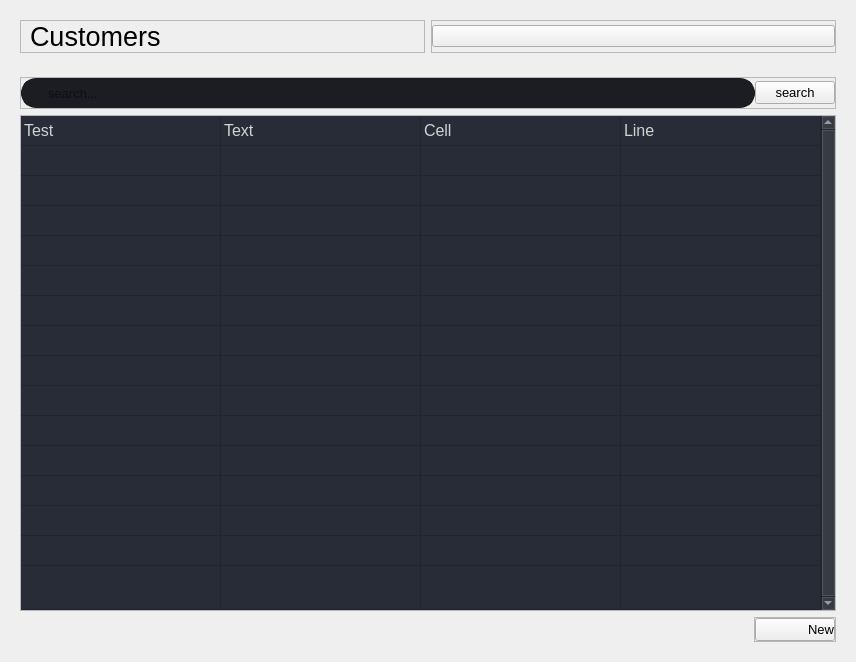
         <widget class="QWidget" name="customerPage">
          <layout class="QVBoxLayout" name="verticalLayout_19">
           <item>
            <widget class="QWidget" name="headerContainer_3" native="true">
             <layout class="QHBoxLayout" name="horizontalLayout_18">
              <item>
               <widget class="QFrame" name="customerFrame_1">
                <property name="frameShape">
                 <enum>QFrame::StyledPanel</enum>
                </property>
                <property name="frameShadow">
                 <enum>QFrame::Raised</enum>
                </property>
                <layout class="QHBoxLayout" name="horizontalLayout_19">
                 <property name="spacing">
                  <number>0</number>
                 </property>
                 <property name="leftMargin">
                  <number>9</number>
                 </property>
                 <property name="topMargin">
                  <number>0</number>
                 </property>
                 <property name="rightMargin">
                  <number>0</number>
                 </property>
                 <property name="bottomMargin">
                  <number>0</number>
                 </property>
                 <item>
                  <widget class="QLabel" name="customerLabel">
                   <property name="font">
                    <font>
                     <pointsize>20</pointsize>
                     <weight>50</weight>
                     <bold>false</bold>
                     <strikeout>false</strikeout>
                     <kerning>true</kerning>
                    </font>
                   </property>
                   <property name="text">
                    <string>Customers</string>
                   </property>
                  </widget>
                 </item>
                </layout>
               </widget>
              </item>
              <item>
               <widget class="QFrame" name="customerFrame_2">
                <property name="frameShape">
                 <enum>QFrame::StyledPanel</enum>
                </property>
                <property name="frameShadow">
                 <enum>QFrame::Raised</enum>
                </property>
                <layout class="QHBoxLayout" name="horizontalLayout_20">
                 <property name="spacing">
                  <number>0</number>
                 </property>
                 <property name="leftMargin">
                  <number>0</number>
                 </property>
                 <property name="topMargin">
                  <number>0</number>
                 </property>
                 <property name="rightMargin">
                  <number>0</number>
                 </property>
                 <property name="bottomMargin">
                  <number>0</number>
                 </property>
                 <item>
                  <widget class="QPushButton" name="othersBtn_3">
                   <property name="styleSheet">
                    <string notr="true">text-align: right</string>
                   </property>
                   <property name="text">
                    <string/>
                   </property>
                   <property name="icon">
                    <iconset resource="resource.qrc">
                     <normaloff>:/icons/icons/more-horizontal.svg</normaloff>:/icons/icons/more-horizontal.svg</iconset>
                   </property>
                   <property name="iconSize">
                    <size>
                     <width>60</width>
                     <height>60</height>
                    </size>
                   </property>
                  </widget>
                 </item>
                </layout>
               </widget>
              </item>
             </layout>
            </widget>
           </item>
           <item>
            <widget class="QWidget" name="mainBodyContent_3" native="true">
             <layout class="QVBoxLayout" name="verticalLayout_13">
              <item>
               <widget class="QWidget" name="customerWidget_2" native="true">
                <layout class="QHBoxLayout" name="horizontalLayout_15">
                 <property name="spacing">
                  <number>0</number>
                 </property>
                 <property name="leftMargin">
                  <number>0</number>
                 </property>
                 <property name="topMargin">
                  <number>0</number>
                 </property>
                 <property name="rightMargin">
                  <number>0</number>
                 </property>
                 <property name="bottomMargin">
                  <number>0</number>
                 </property>
                 <item>
                  <widget class="QFrame" name="searchBar_3">
                   <property name="frameShape">
                    <enum>QFrame::StyledPanel</enum>
                   </property>
                   <property name="frameShadow">
                    <enum>QFrame::Raised</enum>
                   </property>
                   <layout class="QHBoxLayout" name="horizontalLayout_16">
                    <property name="spacing">
                     <number>0</number>
                    </property>
                    <property name="leftMargin">
                     <number>0</number>
                    </property>
                    <property name="topMargin">
                     <number>0</number>
                    </property>
                    <property name="rightMargin">
                     <number>0</number>
                    </property>
                    <property name="bottomMargin">
                     <number>0</number>
                    </property>
                    <item>
                     <widget class="QLineEdit" name="lineEdit_3">
                      <property name="minimumSize">
                       <size>
                        <width>0</width>
                        <height>30</height>
                       </size>
                      </property>
                      <property name="font">
                       <font>
                        <pointsize>10</pointsize>
                       </font>
                      </property>
                      <property name="styleSheet">
                       <string notr="true">QLineEdit {
	background-color: rgb(27, 29, 35);
	border-radius: 15px;
	border: 5px solid rgb(27, 29, 35);
	padding: 18px;
	padding-left: 20px;
}
QLineEdit:hover {
	border: 5px solid rgb(64, 71, 88);
}
QLineEdit:focus {
	border: 5px solid rgb(91, 101, 124);
}</string>
                      </property>
                      <property name="placeholderText">
                       <string>search...</string>
                      </property>
                     </widget>
                    </item>
                    <item>
                     <widget class="QPushButton" name="searchBtn_3">
                      <property name="font">
                       <font>
                        <pointsize>10</pointsize>
                       </font>
                      </property>
                      <property name="styleSheet">
                       <string notr="true">#searchBtn {
	border: 2px solid rgb(52, 59, 72);
	border-radius: 5px;	
	background-color: rgb(52, 59, 72);
	padding: 5px;
	margin: 0px 2px
}
#searchBtn:hover {
	background-color: rgb(57, 65, 80);
	border: 2px solid rgb(61, 70, 86);
}
#searchBtn:pressed {	
	background-color: rgb(35, 40, 49);
	border: 2px solid rgb(43, 50, 61);
}</string>
                      </property>
                      <property name="text">
                       <string>search</string>
                      </property>
                      <property name="icon">
                       <iconset resource="resource.qrc">
                        <normaloff>:/icons/icons/search.svg</normaloff>:/icons/icons/search.svg</iconset>
                      </property>
                     </widget>
                    </item>
                   </layout>
                  </widget>
                 </item>
                </layout>
               </widget>
              </item>
              <item>
               <widget class="QWidget" name="customerWidget_3" native="true">
                <property name="sizePolicy">
                 <sizepolicy hsizetype="Preferred" vsizetype="Expanding">
                  <horstretch>0</horstretch>
                  <verstretch>0</verstretch>
                 </sizepolicy>
                </property>
                <layout class="QVBoxLayout" name="verticalLayout_14">
                 <property name="spacing">
                  <number>0</number>
                 </property>
                 <property name="leftMargin">
                  <number>0</number>
                 </property>
                 <property name="topMargin">
                  <number>0</number>
                 </property>
                 <property name="rightMargin">
                  <number>0</number>
                 </property>
                 <property name="bottomMargin">
                  <number>0</number>
                 </property>
                 <item>
                  <widget class="QFrame" name="dataTable_3">
                   <property name="minimumSize">
                    <size>
                     <width>0</width>
                     <height>150</height>
                    </size>
                   </property>
                   <property name="frameShape">
                    <enum>QFrame::StyledPanel</enum>
                   </property>
                   <property name="frameShadow">
                    <enum>QFrame::Raised</enum>
                   </property>
                   <layout class="QHBoxLayout" name="horizontalLayout_17">
                    <property name="spacing">
                     <number>0</number>
                    </property>
                    <property name="leftMargin">
                     <number>0</number>
                    </property>
                    <property name="topMargin">
                     <number>0</number>
                    </property>
                    <property name="rightMargin">
                     <number>0</number>
                    </property>
                    <property name="bottomMargin">
                     <number>0</number>
                    </property>
                    <item>
                     <widget class="QTableWidget" name="tableWidget_3">
                      <property name="sizePolicy">
                       <sizepolicy hsizetype="Expanding" vsizetype="Expanding">
                        <horstretch>0</horstretch>
                        <verstretch>0</verstretch>
                       </sizepolicy>
                      </property>
                      <property name="palette">
                       <palette>
                        <active>
                         <colorrole role="WindowText">
                          <brush brushstyle="SolidPattern">
                           <color alpha="255">
                            <red>210</red>
                            <green>210</green>
                            <blue>210</blue>
                           </color>
                          </brush>
                         </colorrole>
                         <colorrole role="Button">
                          <brush brushstyle="SolidPattern">
                           <color alpha="255">
                            <red>39</red>
                            <green>44</green>
                            <blue>54</blue>
                           </color>
                          </brush>
                         </colorrole>
                         <colorrole role="Text">
                          <brush brushstyle="SolidPattern">
                           <color alpha="255">
                            <red>210</red>
                            <green>210</green>
                            <blue>210</blue>
                           </color>
                          </brush>
                         </colorrole>
                         <colorrole role="ButtonText">
                          <brush brushstyle="SolidPattern">
                           <color alpha="255">
                            <red>210</red>
                            <green>210</green>
                            <blue>210</blue>
                           </color>
                          </brush>
                         </colorrole>
                         <colorrole role="Base">
                          <brush brushstyle="SolidPattern">
                           <color alpha="255">
                            <red>39</red>
                            <green>44</green>
                            <blue>54</blue>
                           </color>
                          </brush>
                         </colorrole>
                         <colorrole role="Window">
                          <brush brushstyle="SolidPattern">
                           <color alpha="255">
                            <red>39</red>
                            <green>44</green>
                            <blue>54</blue>
                           </color>
                          </brush>
                         </colorrole>
                        </active>
                        <inactive>
                         <colorrole role="WindowText">
                          <brush brushstyle="SolidPattern">
                           <color alpha="255">
                            <red>210</red>
                            <green>210</green>
                            <blue>210</blue>
                           </color>
                          </brush>
                         </colorrole>
                         <colorrole role="Button">
                          <brush brushstyle="SolidPattern">
                           <color alpha="255">
                            <red>39</red>
                            <green>44</green>
                            <blue>54</blue>
                           </color>
                          </brush>
                         </colorrole>
                         <colorrole role="Text">
                          <brush brushstyle="SolidPattern">
                           <color alpha="255">
                            <red>210</red>
                            <green>210</green>
                            <blue>210</blue>
                           </color>
                          </brush>
                         </colorrole>
                         <colorrole role="ButtonText">
                          <brush brushstyle="SolidPattern">
                           <color alpha="255">
                            <red>210</red>
                            <green>210</green>
                            <blue>210</blue>
                           </color>
                          </brush>
                         </colorrole>
                         <colorrole role="Base">
                          <brush brushstyle="SolidPattern">
                           <color alpha="255">
                            <red>39</red>
                            <green>44</green>
                            <blue>54</blue>
                           </color>
                          </brush>
                         </colorrole>
                         <colorrole role="Window">
                          <brush brushstyle="SolidPattern">
                           <color alpha="255">
                            <red>39</red>
                            <green>44</green>
                            <blue>54</blue>
                           </color>
                          </brush>
                         </colorrole>
                        </inactive>
                        <disabled>
                         <colorrole role="WindowText">
                          <brush brushstyle="SolidPattern">
                           <color alpha="255">
                            <red>210</red>
                            <green>210</green>
                            <blue>210</blue>
                           </color>
                          </brush>
                         </colorrole>
                         <colorrole role="Button">
                          <brush brushstyle="SolidPattern">
                           <color alpha="255">
                            <red>39</red>
                            <green>44</green>
                            <blue>54</blue>
                           </color>
                          </brush>
                         </colorrole>
                         <colorrole role="Text">
                          <brush brushstyle="SolidPattern">
                           <color alpha="255">
                            <red>210</red>
                            <green>210</green>
                            <blue>210</blue>
                           </color>
                          </brush>
                         </colorrole>
                         <colorrole role="ButtonText">
                          <brush brushstyle="SolidPattern">
                           <color alpha="255">
                            <red>210</red>
                            <green>210</green>
                            <blue>210</blue>
                           </color>
                          </brush>
                         </colorrole>
                         <colorrole role="Base">
                          <brush brushstyle="SolidPattern">
                           <color alpha="255">
                            <red>39</red>
                            <green>44</green>
                            <blue>54</blue>
                           </color>
                          </brush>
                         </colorrole>
                         <colorrole role="Window">
                          <brush brushstyle="SolidPattern">
                           <color alpha="255">
                            <red>39</red>
                            <green>44</green>
                            <blue>54</blue>
                           </color>
                          </brush>
                         </colorrole>
                        </disabled>
                       </palette>
                      </property>
                      <property name="font">
                       <font>
                        <pointsize>12</pointsize>
                       </font>
                      </property>
                      <property name="styleSheet">
                       <string notr="true"/>
                      </property>
                      <property name="frameShape">
                       <enum>QFrame::NoFrame</enum>
                      </property>
                      <property name="verticalScrollBarPolicy">
                       <enum>Qt::ScrollBarAlwaysOn</enum>
                      </property>
                      <property name="sizeAdjustPolicy">
                       <enum>QAbstractScrollArea::AdjustToContents</enum>
                      </property>
                      <property name="editTriggers">
                       <set>QAbstractItemView::NoEditTriggers</set>
                      </property>
                      <property name="alternatingRowColors">
                       <bool>false</bool>
                      </property>
                      <property name="selectionMode">
                       <enum>QAbstractItemView::SingleSelection</enum>
                      </property>
                      <property name="selectionBehavior">
                       <enum>QAbstractItemView::SelectRows</enum>
                      </property>
                      <property name="showGrid">
                       <bool>true</bool>
                      </property>
                      <property name="gridStyle">
                       <enum>Qt::SolidLine</enum>
                      </property>
                      <property name="sortingEnabled">
                       <bool>false</bool>
                      </property>
                      <attribute name="horizontalHeaderVisible">
                       <bool>false</bool>
                      </attribute>
                      <attribute name="horizontalHeaderCascadingSectionResizes">
                       <bool>true</bool>
                      </attribute>
                      <attribute name="horizontalHeaderDefaultSectionSize">
                       <number>200</number>
                      </attribute>
                      <attribute name="horizontalHeaderStretchLastSection">
                       <bool>true</bool>
                      </attribute>
                      <attribute name="verticalHeaderVisible">
                       <bool>false</bool>
                      </attribute>
                      <attribute name="verticalHeaderCascadingSectionResizes">
                       <bool>false</bool>
                      </attribute>
                      <attribute name="verticalHeaderHighlightSections">
                       <bool>false</bool>
                      </attribute>
                      <attribute name="verticalHeaderStretchLastSection">
                       <bool>true</bool>
                      </attribute>
                      <row>
                       <property name="text">
                        <string>New Row</string>
                       </property>
                       <property name="font">
                        <font>
                         <family>Segoe UI</family>
                        </font>
                       </property>
                      </row>
                      <row>
                       <property name="text">
                        <string>New Row</string>
                       </property>
                      </row>
                      <row>
                       <property name="text">
                        <string>New Row</string>
                       </property>
                      </row>
                      <row>
                       <property name="text">
                        <string>New Row</string>
                       </property>
                      </row>
                      <row>
                       <property name="text">
                        <string>New Row</string>
                       </property>
                      </row>
                      <row>
                       <property name="text">
                        <string>New Row</string>
                       </property>
                      </row>
                      <row>
                       <property name="text">
                        <string>New Row</string>
                       </property>
                      </row>
                      <row>
                       <property name="text">
                        <string>New Row</string>
                       </property>
                      </row>
                      <row>
                       <property name="text">
                        <string>New Row</string>
                       </property>
                      </row>
                      <row>
                       <property name="text">
                        <string>New Row</string>
                       </property>
                      </row>
                      <row>
                       <property name="text">
                        <string>New Row</string>
                       </property>
                      </row>
                      <row>
                       <property name="text">
                        <string>New Row</string>
                       </property>
                      </row>
                      <row>
                       <property name="text">
                        <string>New Row</string>
                       </property>
                      </row>
                      <row>
                       <property name="text">
                        <string>New Row</string>
                       </property>
                      </row>
                      <row>
                       <property name="text">
                        <string>New Row</string>
                       </property>
                      </row>
                      <row>
                       <property name="text">
                        <string>New Row</string>
                       </property>
                      </row>
                      <column>
                       <property name="text">
                        <string>0</string>
                       </property>
                      </column>
                      <column>
                       <property name="text">
                        <string>1</string>
                       </property>
                      </column>
                      <column>
                       <property name="text">
                        <string>2</string>
                       </property>
                      </column>
                      <column>
                       <property name="text">
                        <string>3</string>
                       </property>
                      </column>
                      <item row="0" column="0">
                       <property name="text">
                        <string>Test</string>
                       </property>
                      </item>
                      <item row="0" column="1">
                       <property name="text">
                        <string>Text</string>
                       </property>
                      </item>
                      <item row="0" column="2">
                       <property name="text">
                        <string>Cell</string>
                       </property>
                      </item>
                      <item row="0" column="3">
                       <property name="text">
                        <string>Line</string>
                       </property>
                      </item>
                     </widget>
                    </item>
                   </layout>
                  </widget>
                 </item>
                </layout>
               </widget>
              </item>
              <item>
               <widget class="QWidget" name="customerWidget_1" native="true">
                <layout class="QHBoxLayout" name="horizontalLayout_4">
                 <property name="spacing">
                  <number>0</number>
                 </property>
                 <property name="leftMargin">
                  <number>0</number>
                 </property>
                 <property name="topMargin">
                  <number>0</number>
                 </property>
                 <property name="rightMargin">
                  <number>0</number>
                 </property>
                 <property name="bottomMargin">
                  <number>0</number>
                 </property>
                 <item alignment="Qt::AlignRight">
                  <widget class="QFrame" name="customerFrame_3">
                   <property name="frameShape">
                    <enum>QFrame::StyledPanel</enum>
                   </property>
                   <property name="frameShadow">
                    <enum>QFrame::Raised</enum>
                   </property>
                   <layout class="QHBoxLayout" name="horizontalLayout_5">
                    <property name="spacing">
                     <number>0</number>
                    </property>
                    <property name="leftMargin">
                     <number>0</number>
                    </property>
                    <property name="topMargin">
                     <number>0</number>
                    </property>
                    <property name="rightMargin">
                     <number>0</number>
                    </property>
                    <property name="bottomMargin">
                     <number>0</number>
                    </property>
                    <item>
                     <widget class="QPushButton" name="newBtn_3">
                      <property name="font">
                       <font>
                        <pointsize>10</pointsize>
                       </font>
                      </property>
                      <property name="styleSheet">
                       <string notr="true">text-align: right;</string>
                      </property>
                      <property name="text">
                       <string>New</string>
                      </property>
                      <property name="icon">
                       <iconset resource="resource.qrc">
                        <normaloff>:/icons/icons/plus.svg</normaloff>:/icons/icons/plus.svg</iconset>
                      </property>
                      <property name="iconSize">
                       <size>
                        <width>60</width>
                        <height>60</height>
                       </size>
                      </property>
                     </widget>
                    </item>
                   </layout>
                  </widget>
                 </item>
                </layout>
               </widget>
              </item>
             </layout>
            </widget>
           </item>
          </layout>
         </widget>
